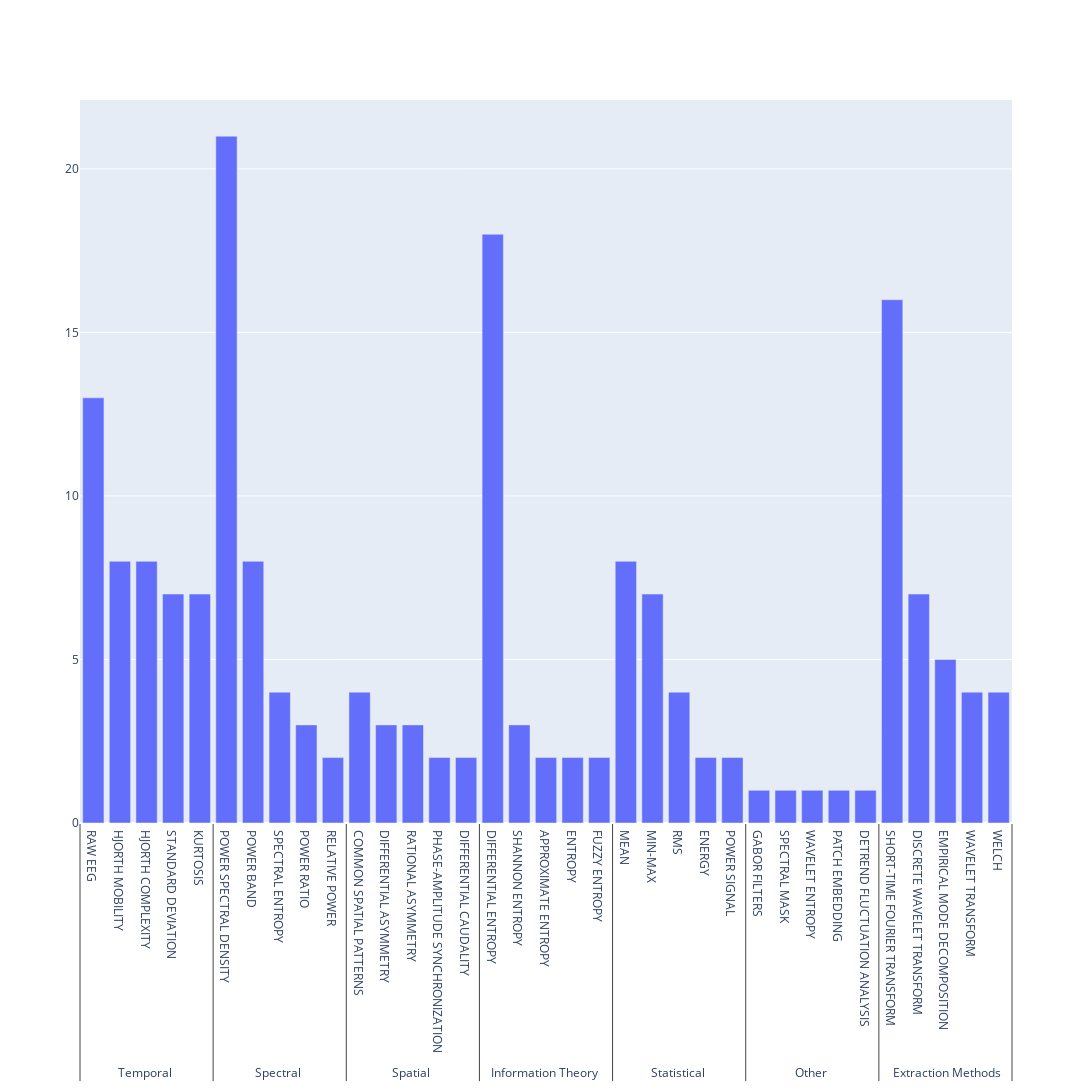

Notebook code for this chart:
### Code cell
import plotly.graph_objects as go
x = [
    muf['Category'].values.tolist(),
    muf['Feature'].values.tolist()
    
]

fig = go.Figure()
fig.add_bar(x=x,y=muf['count'].values.tolist())#, text=muf['count'].values.tolist())

fig.update_layout(width=2200, height=1200)  # Customize the width and height in pixels
#fig.update_traces( textposition='outside')

fig.show()

### Figure 1 — Plotly figure (JSON) as saved in the notebook; plotly's stock layout.template omitted (floating-point values rounded to 4 significant figures)
{"data": [{"type": "bar", "x": [["Temporal ", "Temporal ", "Temporal ", "Temporal ", "Temporal ", "Spectral ", "Spectral ", "Spectral ", "Spectral ", "Spectral ", "Spatial ", "Spatial ", "Spatial ", "Spatial ", "Spatial ", "Information Theory ", "Information Theory ", "Information Theory ", "Information Theory ", "Information Theory ", "Statistical ", "Statistical ", "Statistical ", "Statistical ", "Statistical ", "Other ", "Other ", "Other ", "Other ", "Other ", " Extraction Methods", " Extraction Methods", " Extraction Methods", " Extraction Methods", " Extraction Methods"], ["RAW EEG", "HJORTH MOBILITY", "HJORTH COMPLEXITY", "STANDARD DEVIATION", "KURTOSIS", "POWER SPECTRAL DENSITY", "POWER BAND", "SPECTRAL ENTROPY", "POWER RATIO", "RELATIVE POWER", "COMMON SPATIAL PATTERNS", "DIFFERENTIAL ASYMMETRY", "RATIONAL ASYMMETRY", "PHASE-AMPLITUDE SYNCHRONIZATION", "DIFFERENTIAL CAUDALITY", "DIFFERENTIAL ENTROPY", "SHANNON ENTROPY", "APPROXIMATE ENTROPY", "ENTROPY", "FUZZY ENTROPY", "MEAN", "MIN-MAX", "RMS", "ENERGY", "POWER SIGNAL", "GABOR FILTERS", "SPECTRAL MASK", "WAVELET ENTROPY", "PATCH EMBEDDING", "DETREND FLUCTUATION ANALYSIS", "SHORT-TIME FOURIER TRANSFORM", "DISCRETE WAVELET TRANSFORM", "EMPIRICAL MODE DECOMPOSITION", "WAVELET TRANSFORM", "WELCH"]], "y": [13, 8, 8, 7, 7, 21, 8, 4, 3, 2, 4, 3, 3, 2, 2, 18, 3, 2, 2, 2, 8, 7, 4, 2, 2, 1, 1, 1, 1, 1, 16, 7, 5, 4, 4]}], "layout": {"height": 1200, "width": 2200}}
